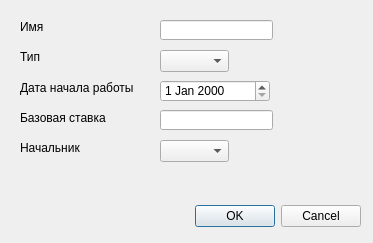
<?xml version="1.0" encoding="UTF-8"?>
<ui version="4.0">
 <class>ClerkCreate</class>
 <widget class="QDialog" name="ClerkCreate">
  <property name="geometry">
   <rect>
    <x>0</x>
    <y>0</y>
    <width>373</width>
    <height>243</height>
   </rect>
  </property>
  <property name="windowTitle">
   <string>Dialog</string>
  </property>
  <widget class="QDialogButtonBox" name="buttonBox">
   <property name="geometry">
    <rect>
     <x>10</x>
     <y>200</y>
     <width>351</width>
     <height>32</height>
    </rect>
   </property>
   <property name="orientation">
    <enum>Qt::Horizontal</enum>
   </property>
   <property name="standardButtons">
    <set>QDialogButtonBox::Cancel|QDialogButtonBox::Ok</set>
   </property>
  </widget>
  <widget class="QLabel" name="label">
   <property name="geometry">
    <rect>
     <x>20</x>
     <y>20</y>
     <width>47</width>
     <height>13</height>
    </rect>
   </property>
   <property name="text">
    <string>Имя</string>
   </property>
  </widget>
  <widget class="QLabel" name="label_2">
   <property name="geometry">
    <rect>
     <x>20</x>
     <y>50</y>
     <width>47</width>
     <height>13</height>
    </rect>
   </property>
   <property name="text">
    <string>Тип</string>
   </property>
  </widget>
  <widget class="QLabel" name="label_3">
   <property name="geometry">
    <rect>
     <x>20</x>
     <y>80</y>
     <width>121</width>
     <height>16</height>
    </rect>
   </property>
   <property name="text">
    <string>Дата начала работы</string>
   </property>
  </widget>
  <widget class="QLabel" name="label_4">
   <property name="geometry">
    <rect>
     <x>20</x>
     <y>110</y>
     <width>121</width>
     <height>16</height>
    </rect>
   </property>
   <property name="text">
    <string>Базовая ставка</string>
   </property>
  </widget>
  <widget class="QLabel" name="label_5">
   <property name="geometry">
    <rect>
     <x>20</x>
     <y>140</y>
     <width>121</width>
     <height>16</height>
    </rect>
   </property>
   <property name="text">
    <string>Начальник</string>
   </property>
  </widget>
  <widget class="QLineEdit" name="leName">
   <property name="geometry">
    <rect>
     <x>160</x>
     <y>20</y>
     <width>113</width>
     <height>20</height>
    </rect>
   </property>
  </widget>
  <widget class="QComboBox" name="cbType">
   <property name="geometry">
    <rect>
     <x>160</x>
     <y>50</y>
     <width>69</width>
     <height>22</height>
    </rect>
   </property>
  </widget>
  <widget class="QComboBox" name="cbHead">
   <property name="geometry">
    <rect>
     <x>160</x>
     <y>140</y>
     <width>69</width>
     <height>22</height>
    </rect>
   </property>
  </widget>
  <widget class="QLineEdit" name="leSalary">
   <property name="geometry">
    <rect>
     <x>160</x>
     <y>110</y>
     <width>113</width>
     <height>20</height>
    </rect>
   </property>
  </widget>
  <widget class="QDateEdit" name="deDate">
   <property name="geometry">
    <rect>
     <x>160</x>
     <y>80</y>
     <width>110</width>
     <height>22</height>
    </rect>
   </property>
  </widget>
 </widget>
 <resources/>
 <connections>
  <connection>
   <sender>buttonBox</sender>
   <signal>accepted()</signal>
   <receiver>ClerkCreate</receiver>
   <slot>accept()</slot>
   <hints>
    <hint type="sourcelabel">
     <x>248</x>
     <y>254</y>
    </hint>
    <hint type="destinationlabel">
     <x>157</x>
     <y>274</y>
    </hint>
   </hints>
  </connection>
  <connection>
   <sender>buttonBox</sender>
   <signal>rejected()</signal>
   <receiver>ClerkCreate</receiver>
   <slot>reject()</slot>
   <hints>
    <hint type="sourcelabel">
     <x>316</x>
     <y>260</y>
    </hint>
    <hint type="destinationlabel">
     <x>286</x>
     <y>274</y>
    </hint>
   </hints>
  </connection>
 </connections>
</ui>
